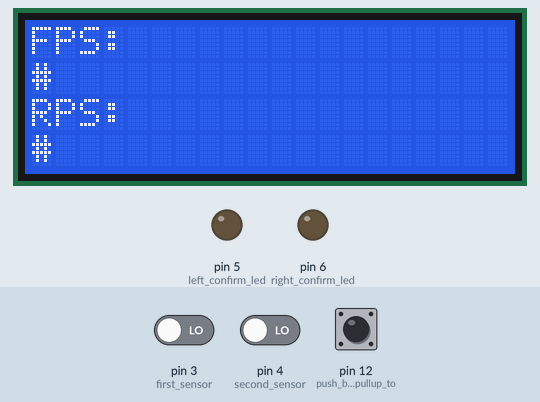
A sketch run on a simulated Arduino Uno, built with avr-gcc and run on an emulated ATmega328P. Parts: 20×4 character LCD, output pins drawn as LEDs (lit = HIGH). The test bench sets the inputs (shaded band); at power-on: pin 3 (first_sensor) LOW, pin 4 (second_sensor) LOW, pin 12 (push_button_as_pullup_to) HIGH.

Above: at 4.2 s.
4.3 s: pin 3 (first_sensor) driven HIGH
At 5.1 s:
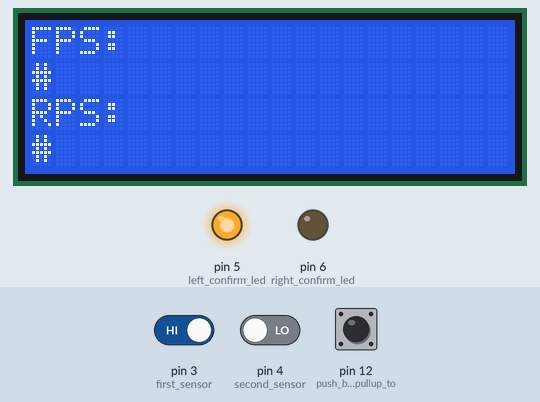
5.8 s: pin 4 (second_sensor) driven HIGH
At 6.07 s:
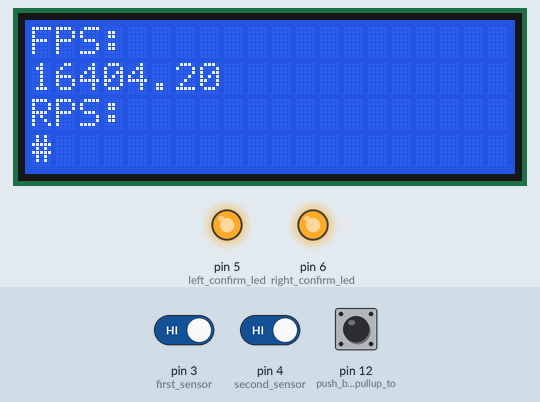
7.9 s: pin 3 (first_sensor) driven LOW
At 9.1 s:
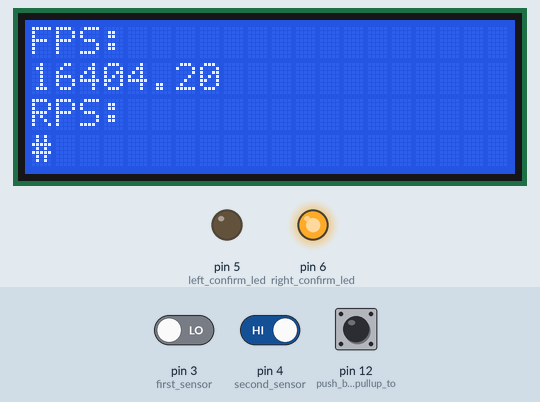
10.9 s: pin 3 (first_sensor) driven HIGH
At 11.3 s:
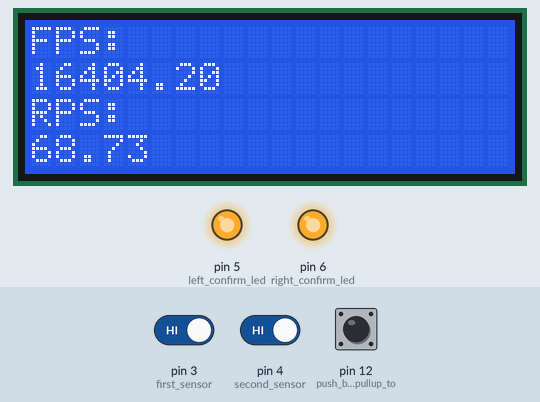
13.1 s: pin 4 (second_sensor) driven LOW
At 14.3 s:
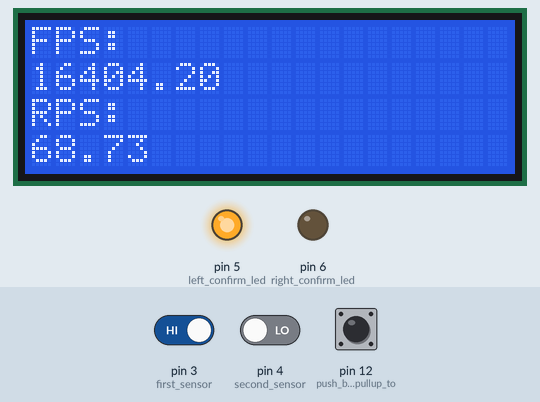
14.6 s: pin 3 (first_sensor) driven LOW
At 15.3 s:
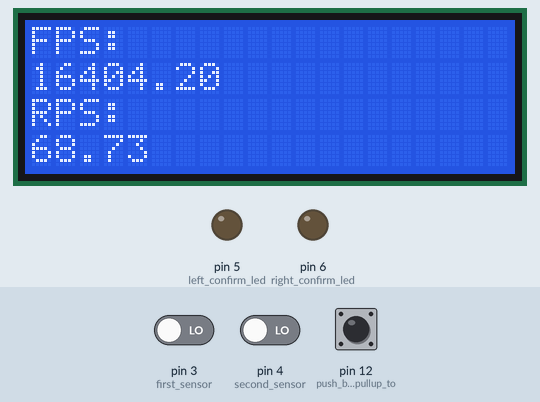
Timing chart, 0 to 17.6 s (numbered marks = the images above; inputs shaded):
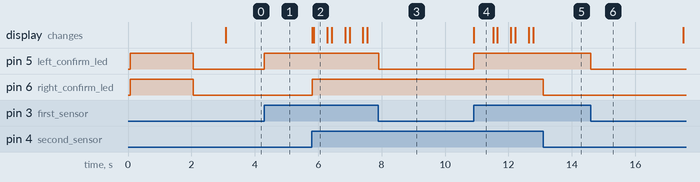

The sketch:

Chronograph.ino
```cpp
/*
Revision 9 - LCD screen

Using 2 laser gates to calculate projectile speed and display results on an LCD screen

//Serial has been commented out to reduce unnecesary code, uncomment for debugging

*/

#include <Wire.h>               // Library for I2C communication
#include <LiquidCrystal_I2C.h>  // Library for LCD

// Wiring: SDA pin is connected to A4 and SCL pin to A5.
// Connect to LCD via I2C, default address 0x27 (A0-A2 not jumpered)
LiquidCrystal_I2C lcd = LiquidCrystal_I2C(0x27, 20, 4);  // Change to (0x27,20,4) for 20x4 LCD.


// VELOCITY VARS
bool startRead = false;           // A projectile broken the first gate
long readTimeOut = 200L * 1000L;  // time for the second gate to be made by. (ms->us)
long startReadTime = 0;           // at which BB entered first gate.
//projectile TIME -   S = D / T


// ROUNDS PER SECOND VARS
byte rounds = 0;                             // counter for rounds passed
long firstRoundTime = 0;                     // time when RPS started
long lastRoundTime = 0;                      // time when last round entered
const long RpsTimeout = 3L * 1000L * 1000L;  // time after last round to stop RPS calc. (seconds->ms->us)
bool RpsStarted = false;                     // check if start time should be logged.


void setup() {

  // LCD
  lcd.init();
  lcd.backlight();


  // initialize Serial communications at 9600 bps:
  //Serial.begin(115200);


  pinMode(3, INPUT);  // first sensor
  pinMode(4, INPUT);  // second sensor

  pinMode(5, OUTPUT);  //left confirm led
  pinMode(6, OUTPUT);  //right confirm led

  pinMode(12, INPUT_PULLUP);  // push button as pullup to remove resistor


  // Show LED works initially
  digitalWrite(5, HIGH);
  digitalWrite(6, HIGH);
  delay(2000);
  digitalWrite(5, LOW);
  digitalWrite(6, LOW);
  delay(1000);


  // Calibrate while button held down
  while (!digitalRead(12)) {
    sensitivityTraining();
  }

  DrawScreen();

  //Serial.println("Ready");  //after adjusting
}


void DrawScreen() {

  // Print text to LCD Screen:
  lcd.setCursor(0, 0);
  lcd.print("FPS:");  // Print the string

  lcd.setCursor(0, 1);
  lcd.print("#");

  lcd.setCursor(0, 2);
  lcd.print("RPS:");

  lcd.setCursor(0, 3);
  lcd.print("#");
}


// While calibrating, adjust the intensity of the laser so that the receiver is on threshold of detection.
void sensitivityTraining() {


  // Using internal registers to reduce overhead time
  if ((PIND & 1 << 3)) {  // PIN3 is HIGH
    digitalWrite(5, HIGH);
  } else {
    digitalWrite(5, LOW);
  }


  if ((PIND & 1 << 4)) {  // PIN4 is HIGH
    digitalWrite(6, HIGH);
  } else {
    digitalWrite(6, LOW);
  }
}


// Main entry point
void loop() {

  loopDigitalRead();
}


// Main function to run
void loopDigitalRead() {


  // Display laser sensitivity through LEDs
  sensitivityTraining();


  // Check if first gate has been passed
  if ((PIND & 1 << 3)) {  // PIN3 is high

    // VEL
    startRead = true;          // set to wait for second gate
    startReadTime = micros();  // time start VELOCITY

    //RPS
    if (!RpsStarted) {
      firstRoundTime = startReadTime;  // take time when RPS measure started
      RpsStarted = true;               // mem to say we have started.
    }

    rounds++;                       // increase count of rounds;
    lastRoundTime = startReadTime;  // take time of last round
  }


  //check if timeout for RPS
  if (RpsStarted) {
    if (micros() > lastRoundTime + RpsTimeout) {
      calcRPS();  //timed out, calc rps
    }
  }


  // Loop until second gate has been made
  while (startRead) {

    // Display laser sensitivity through LEDs
    sensitivityTraining();

    // check for second gate
    if ((PIND & 1 << 4)) {
      ////Serial.print("sensor2Low  ");
      ////Serial.println(sensor2Value);


      calcSpeed();        // calculate time between gates
      startRead = false;  //reset and wait for first gate
      delayMicroseconds(10);
    }

    //if elapsed time - timeout
    if (startReadTime + readTimeOut < micros()) {
      //printDebug1();
      //Serial.println("Time Out");
      startRead = false;
    }
  }
}


void calcRPS() {

  long delta = lastRoundTime - firstRoundTime;  //clauclate delta time
  //Serial.print("delta us RPS: ");
  //Serial.println(delta);

  //Serial.print("Rounds: ");
  //Serial.println(rounds);


  float UsToS = float(delta / 1000) / 1000;  // us to S
  //Serial.print("UsToS: ");
  //Serial.println(UsToS);

  float rps = rounds / UsToS;  // calculate Rounds per Second
  //Serial.print("Rounds per second: ");
  //Serial.println(rps);

  // Write result to screen
  lcd.setCursor(0, 3);
  lcd.print(rps);


  // Reset globals
  rounds = 0;          // counter for rounds passed
  firstRoundTime = 0;  // time when RPS started
  lastRoundTime = 0;   // time when last round entered
  RpsStarted = false;  // check if start time should be logged.
}


// Calculate from mm/us to fps
void calcSpeed() {

  long dif = micros() - startReadTime;
  //Serial.print("us taken: ");
  //Serial.println(dif);  // TIME (us)


  long speed = 100000000L / dif;
  //Serial.print("mm/s : ");
  //Serial.println(speed);
  //Serial.print("fps : ");
  float fps = (float)speed / 304.8; // Conversion factor
  ////Serial.println(fps);

  // Write result to screen
  lcd.setCursor(0, 1);
  lcd.print(fps);

}
```

Measured:
- after the input at 4.3 s, pin 5 (left_confirm_led): LOW → HIGH at once
- after the input at 5.8 s, pin 6 (right_confirm_led): LOW → HIGH at once; the display: first changes at once (image 2 shows a later state)
- after the input at 7.9 s, pin 5 (left_confirm_led): HIGH → LOW at once
- after the input at 10.9 s, pin 5 (left_confirm_led): LOW → HIGH at once
- after the input at 13.1 s, pin 6 (right_confirm_led): HIGH → LOW at once
- after the input at 14.6 s, pin 5 (left_confirm_led): HIGH → LOW at once
- what the display in image 2 shows lasts 0.4 s, from 5.9 s to 6.3 s
